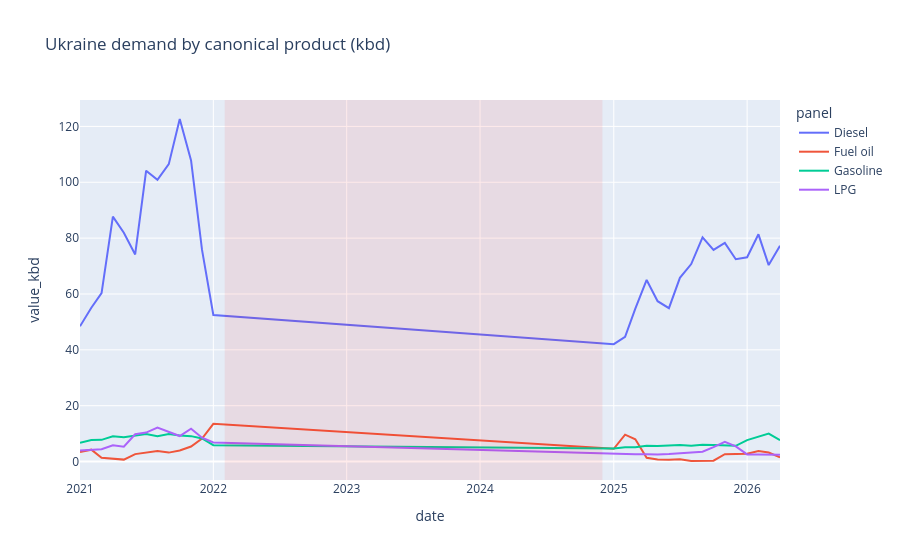

Notebook code for this chart:
### Markdown cell above
## 6. Canonical rollup (demand)

### Code cell
fig_c = px.line(
    demand_canonical,
    x="date",
    y="value_kbd",
    color="panel",
    title="Ukraine demand by canonical product (kbd)",
)
fig_c.update_traces(connectgaps=False)
fig_c.add_vrect(
    x0=WAR_DEMAND_GAP_START,
    x1=WAR_DEMAND_GAP_END,
    fillcolor="rgba(255,0,0,0.08)",
    line_width=0,
)
fig_c.show()
